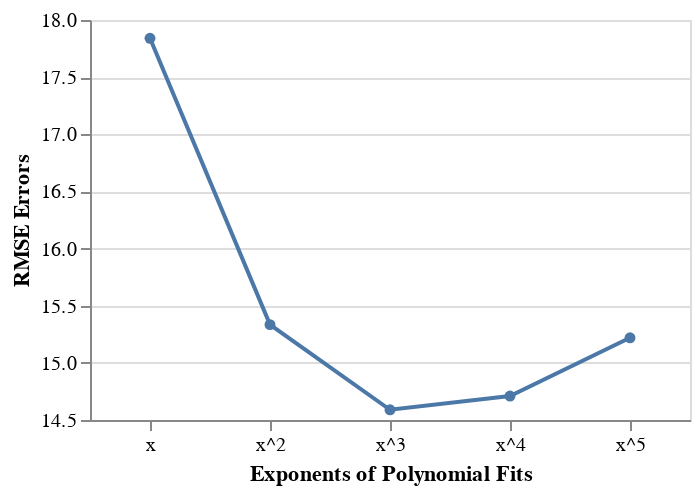

Notebook code for this chart:
### Markdown cell above
Ok. Let's see which of the polynomials ended up giving us the best fit

### Code cell
rmse_df = pd.DataFrame()
rmse_df['exps'] = list(exponents.keys())
rmse_df['rmse_errs'] = rmse_errs
rmse_plot = alt.Chart(rmse_df).mark_line(point=True).encode(
    x = alt.X('exps',axis=alt.Axis(labelAngle=0, title='Exponents of Polynomial Fits')),
    y = alt.Y('rmse_errs', scale=alt.Scale(zero=False), axis=alt.Axis(title='RMSE Errors'))
).properties(
    width=300,
    height=200
)
rmse_plot

### Figure 1 — Vega-Lite specification as saved in the notebook (floating-point values rounded to 4 significant figures)
{"config": {"view": {"continuousWidth": 400, "continuousHeight": 300}}, "data": {"name": "data-0665ce6f4c3b8710611d2babcddf4d56"}, "mark": {"type": "line", "point": true}, "encoding": {"x": {"type": "nominal", "axis": {"labelAngle": 0, "title": "Exponents of Polynomial Fits"}, "field": "exps"}, "y": {"type": "quantitative", "axis": {"title": "RMSE Errors"}, "field": "rmse_errs", "scale": {"zero": false}}}, "height": 200, "width": 300, "$schema": "https://vega.github.io/schema/vega-lite/v4.8.1.json", "datasets": {"data-0665ce6f4c3b8710611d2babcddf4d56": [{"exps": "x", "rmse_errs": 17.84}, {"exps": "x^2", "rmse_errs": 15.33}, {"exps": "x^3", "rmse_errs": 14.59}, {"exps": "x^4", "rmse_errs": 14.71}, {"exps": "x^5", "rmse_errs": 15.22}]}}
